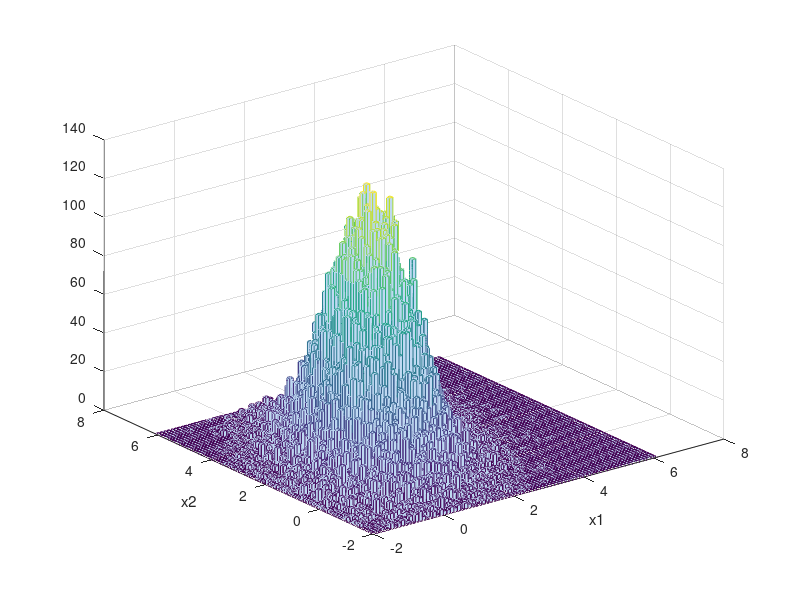
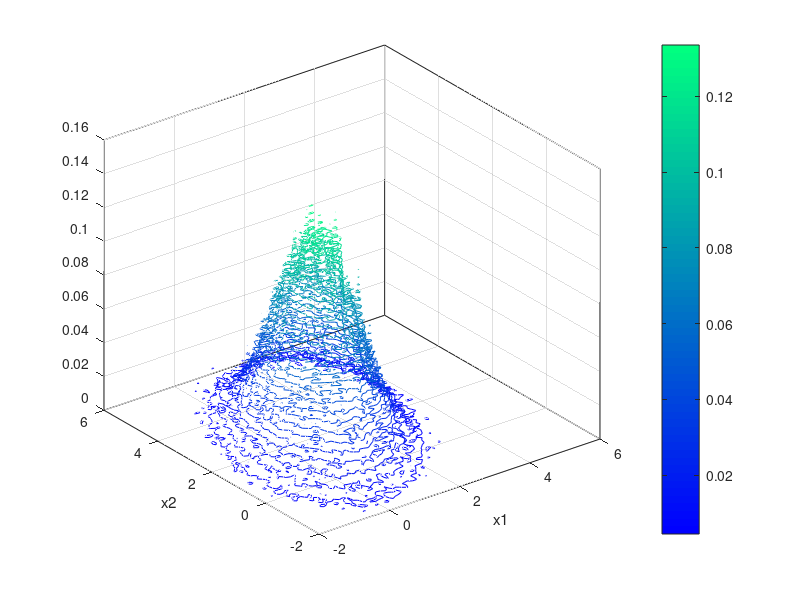
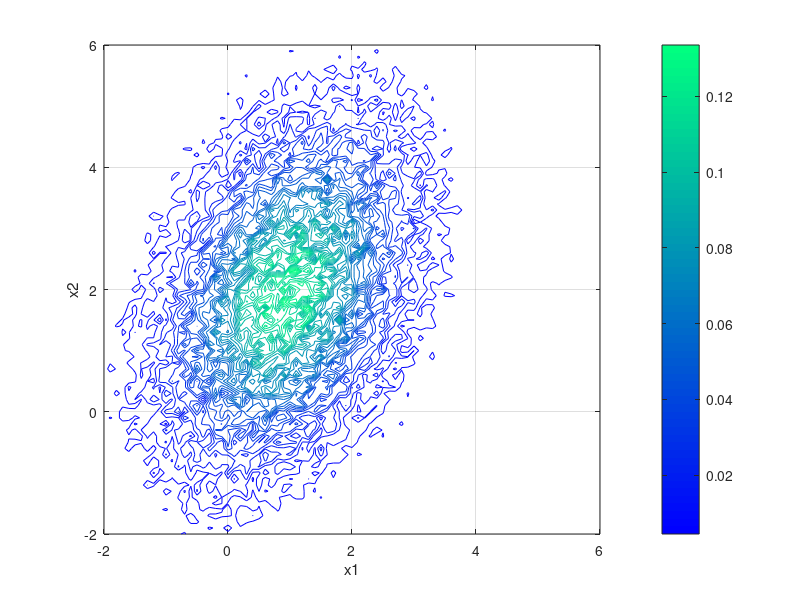
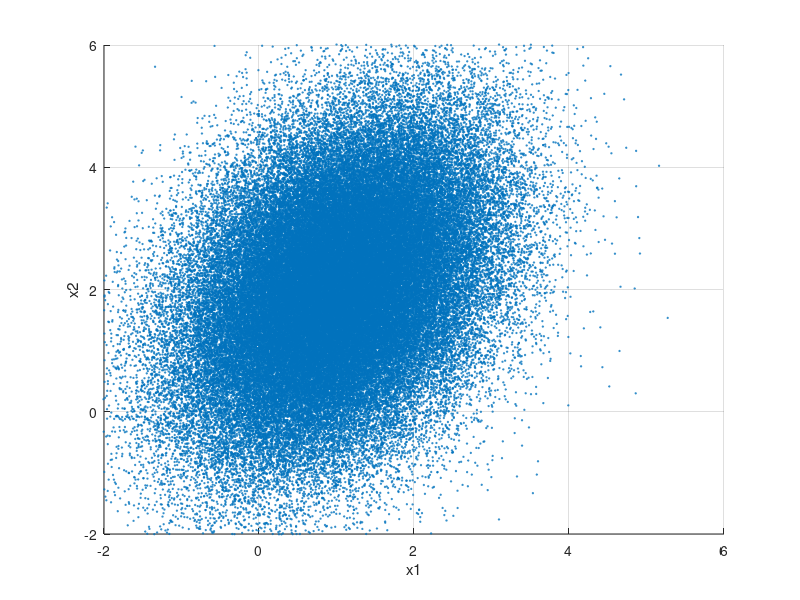

Here is the MATLAB script that generated these plots, in order:
%%% MATLAB CODE 02.01 +++++++++++++++++++++++++++++++++++++++
% Creation of 2-time series with given means, variances
%and correlation 
% Resetting RNG to ver5 Normal, seed = 12345.
% MEANS at mu and COVARIANCE MTX Sigma
% mu = [1,2]; Sigma = [1 .5; .5 2];
rng(12345,'v5normal');
mu = [1,2];Sigma = [1 .5; .5 2];
R=chol(Sigma);
Nsamp =100000; %Create Nsamp samples, each of the series
dat = repmat(mu,Nsamp,1) + randn(Nsamp,2) * R; 
% The time series x1 & x2 are columns 1 & 2 of dat
% First Figure: Show PRISMS of 2-D histogram in
% perspective view
binside = 0.1;
figure;
x1edges = [-2.0:binside:6.0];
x2edges = [-2.0:binside:6.0];
edges{1} = x1edges;
edges{2} = x2edges;
hist3(dat,'Edges',edges);%DRAW hist. ,perspective view
N = hist3(dat, 'Edges', edges ); %ON SAME DATA, get
%histogram values in matrix N for later use
xlabel(' x1 '); ylabel(' x2 ');
% Display default 3D perspective view—NOT NORMALIZED:
view(3);
% NORMALIZATION and other forms of visualization
NormFactor = binside * binside * Nsamp;
N1 = N'/NormFactor;
% Second Figure: 3D contour levels in perspective 
figure;
[n1r, n1c] = size(N1);
x1edges = [-2.0:0.1:6.0]; %These assignments are REPEATED
% here for clarity
x2edges = [-2.0:0.1:6.0]; %These assignments are REPEATED	% here for clarity
X1edgesm = repmat(x1edges, n1c, 1);
X2edgesm = repmat(x2edges',1,n1r);
contour3(X1edgesm,X2edgesm,N1,30);
colormap('winter');
grid on; xlabel('x1'); ylabel('x2'); view(3); colorbar;
% Third Figure; show the TOP VIEW (2D) of the contour
% plots for Normalized 2D Histogram
figure;
contour3(X1edgesm,X2edgesm,N1,30);
colormap('winter');
grid on; xlabel('x1'); ylabel('x2'); view(2); colorbar;
% Fourth figure 2D DENSITY PLOT
figure;
scatter( dat(:,1) , dat(:,2), 1 ) ;
grid on; xlabel(' x1 '); ylabel(' x2 '); view(2);
axis([ -2, 6 , -2 , 6])
%%% MATLAB CODE 02.01 +++++++++++++++++++++++++++++++++++++++